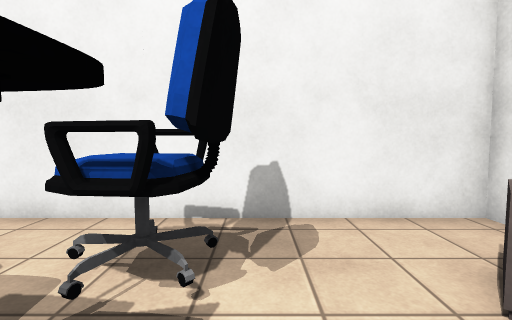
view 1 (above)

22 first-person views from a walk through a 3-D level made in the Unity game engine. The camera is 1.3 m above the floor, tilts 4° down and sees 85° across. Doors are open. The floor is counted in squares, 1 m on a side. Each view is taken from the middle of a square. On the plan, view 1 faces up. The plan holds only what a view shows up to about 13 squares ahead; the rest is blank. The place goes on beyond the plan. The player is left out. Some animated figures are left out. Some surface patterns are stand-ins.

view 2
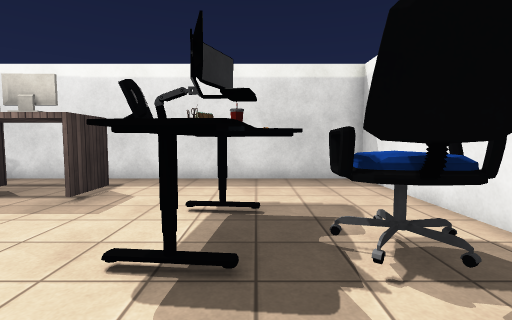

view 3
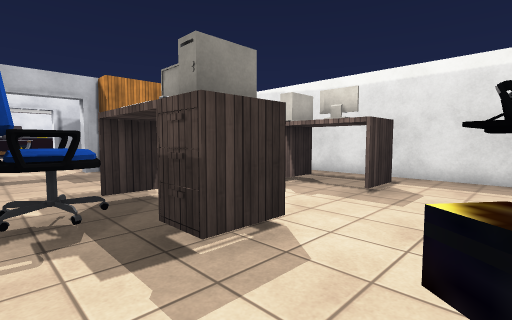

view 4
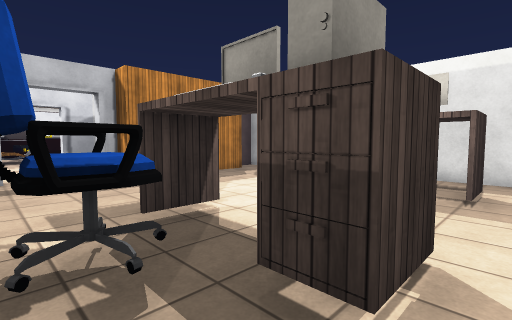

view 5
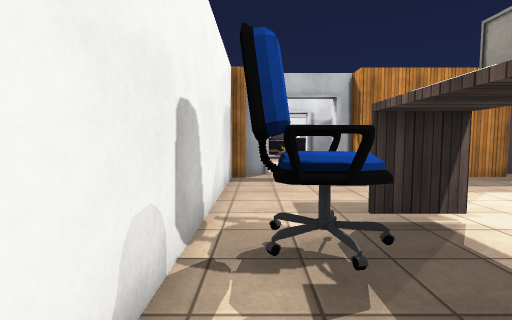

view 6
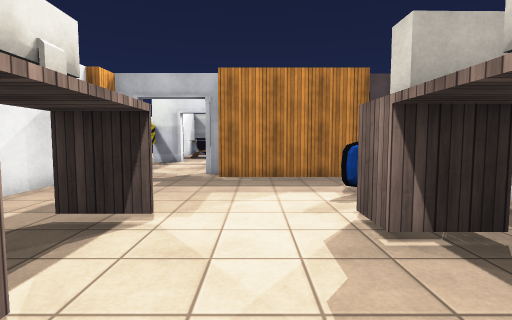

view 7
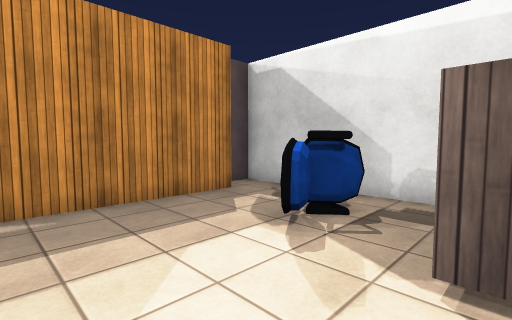

view 8
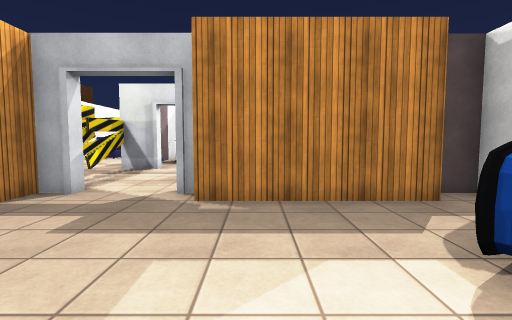

view 9
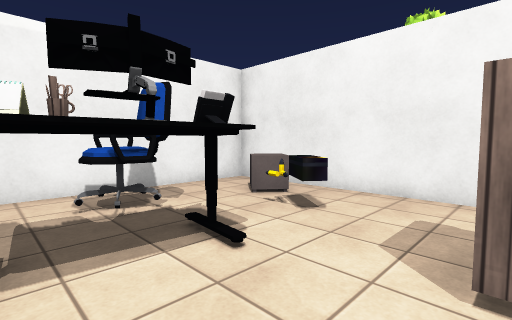

view 10
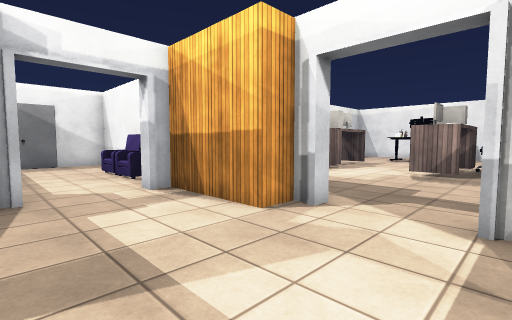

view 11
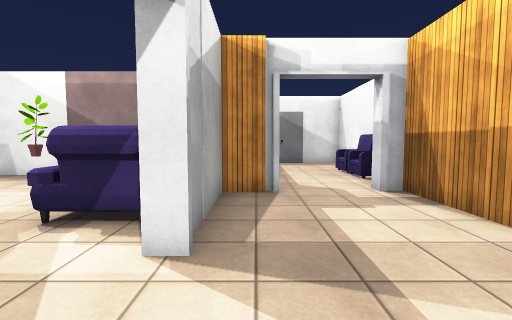

view 12
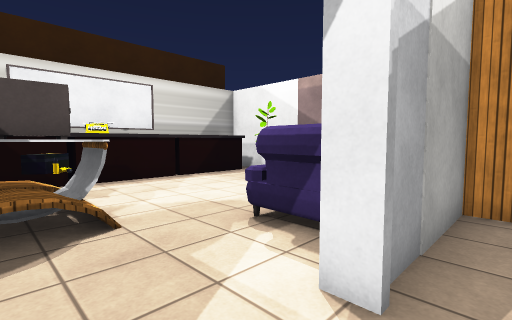

view 13
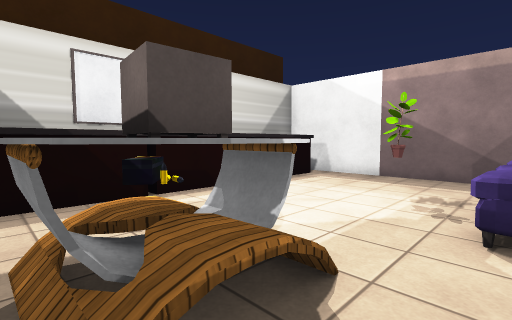

view 14
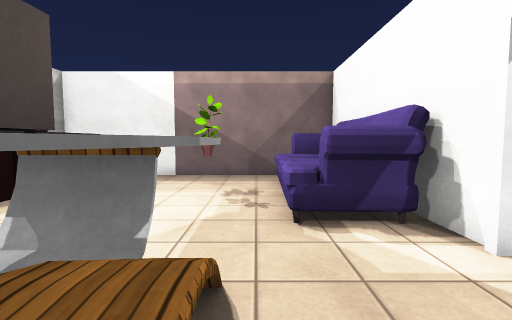

view 15
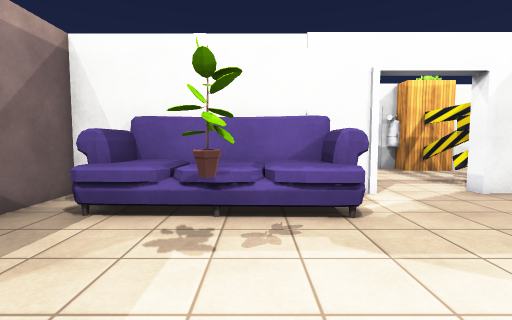

view 16
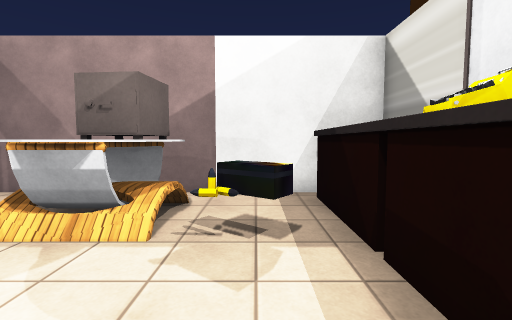

view 17
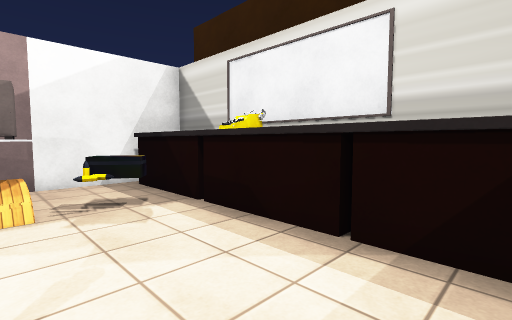

view 18
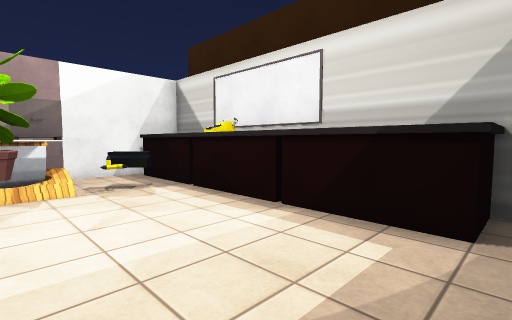

view 19
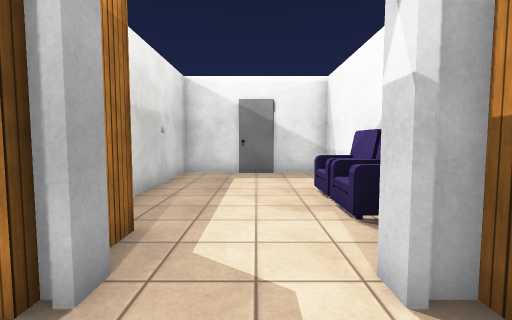

view 20
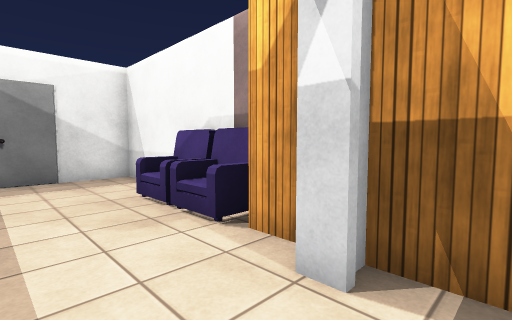

view 21
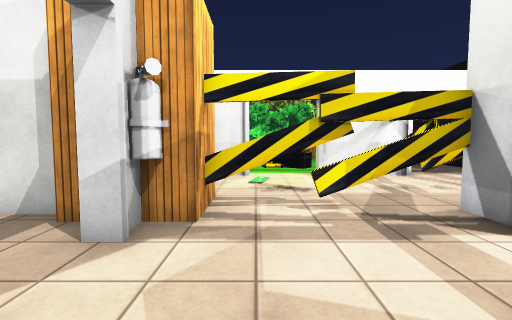

view 22
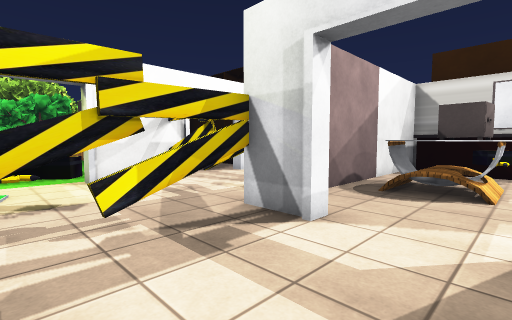

### Floor plan
Key: @ floor where view 1 was taken; # wall or solid block; x gap in a wall; . floor; D open door; = window, fence, low wall or low ledge; O other object.
Columns run from 13 left of view 1 to 6 right of it. Each row starts with its distance up from view 1.
  5      #############
  4      #...........#
  3      #.....OOO...#
  2      #....OOOO.OO#
  1      #....OOO....#
  0      #....OOO@.O.#
 -1      #...........#
 -2      #...........#
 -3      #..OO...OO..#
 -4      #.......OOO.#
 -5      #.........OO#
 -6      #..OO...OOOO#
 -7      #...........#
 -8      #x#.........#
 -9      #.###.......#
-10      #...........#
-11      #...........#
-12      #.######....O
-13 #############DDDOO
-14 #...OOO######....OO
-15 #.......DD.......#.
-16 #.......DD.......x.
-17 #.......DD.......=.
-18 #......###.......#.
-19 #############...##.
-20      #.OOOOOO....###
-21      #.OOOOOO....#
-22      #........OO.#
-23      #...OO..OOOO#
-24      #........OOO#
-25      #........OO.#
-26      #...........#
-27      #.OOOOOOOOOO#
-28      #O     OO   #
-29      ##OOO#OO#OOO#

Where each view was taken, in squares from view 1:
view 1: 0 up, 0 right, facing up
view 2: 1 up, 2 right, facing left
view 3: 0 up, 3 right, facing down-left
view 4: 2 down, 3 right, facing down-left
view 5: 2 down, 3 right, facing down
view 6: 2 down, 2 left, facing down
view 7: 6 down, 1 left, facing down-left
view 8: 6 down, 2 left, facing down
view 9: 3 down, 3 left, facing up-right
view 10: 18 down, 3 right, facing up-left
view 11: 18 down, 3 right, facing left
view 12: 18 down, 2 right, facing down-left
view 13: 21 down, 3 right, facing down-left
view 14: 22 down, 3 right, facing left
view 15: 26 down, 3 left, facing up
view 16: 26 down, 3 left, facing right
view 17: 24 down, 5 left, facing down-right
view 18: 23 down, 7 left, facing down-right
view 19: 16 down, 2 left, facing left
view 20: 17 down, 3 left, facing up-left
view 21: 15 down, 1 left, facing right
view 22: 15 down, 0 right, facing down-right
